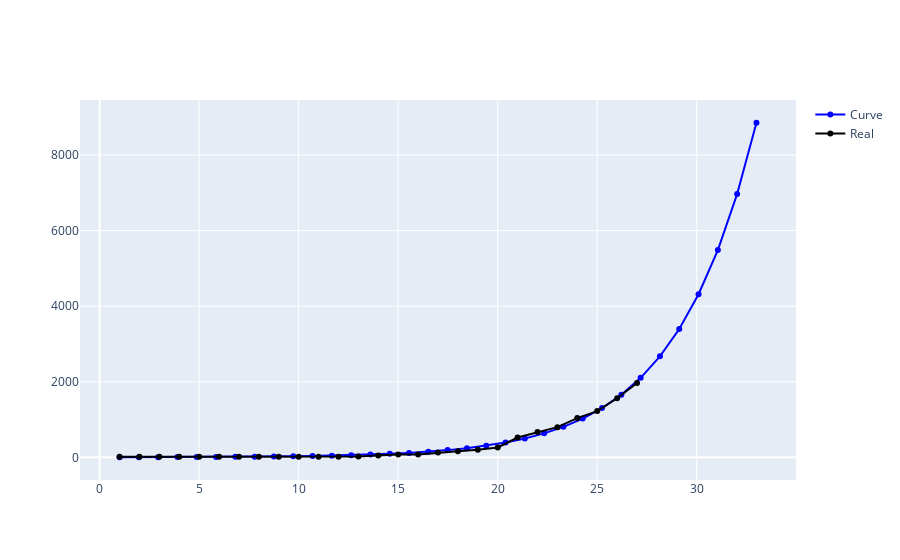

Notebook code cell kept with this figure:
### Code cell
fig = go.Figure()
fig.add_trace(
    go.Scatter(
        x=q,
        y=func(q,*popt),
        mode="markers+lines",
        name="Curve",
        line=dict(
            color="blue"
        )
    )
)

fig.add_trace(
    go.Scatter(
        x=m,
        y=l,
        mode="markers+lines",
        name="Real",
        line=dict(
            color="black"
        )
    )
)
fig.show()

### Figure 1 — Plotly figure (JSON) as saved in the notebook; plotly's stock layout.template omitted (floating-point values rounded to 4 significant figures)
{"data": [{"line": {"color": "blue"}, "mode": "markers+lines", "name": "Curve", "type": "scatter", "x": [1, 1.97, 2.939, 3.909, 4.879, 5.848, 6.818, 7.788, 8.758, 9.727, 10.7, 11.67, 12.64, 13.61, 14.58, 15.55, 16.52, 17.48, 18.45, 19.42, 20.39, 21.36, 22.33, 23.3, 24.27, 25.24, 26.21, 27.18, 28.15, 29.12, 30.09, 31.06, 32.03, 33], "y": [3.271, 4.156, 5.281, 6.71, 8.525, 10.83, 13.76, 17.49, 22.22, 28.23, 35.87, 45.58, 57.92, 73.59, 93.51, 118.8, 151.0, 191.8, 243.7, 309.7, 393.5, 500.0, 635.3, 807.2, 1026.0, 1303.0, 1656.0, 2104.0, 2673.0, 3397.0, 4316.0, 5484.0, 6968.0, 8853.0]}, {"line": {"color": "black"}, "mode": "markers+lines", "name": "Real", "type": "scatter", "x": [1, 2, 3, 4, 5, 6, 7, 8, 9, 10, 11, 12, 13, 14, 15, 16, 17, 18, 19, 20, 21, 22, 23, 24, 25, 26, 27], "y": [16, 16, 16, 16, 16, 16, 16, 16, 16, 16, 16, 18, 26, 48, 74, 79, 130, 165, 203, 262, 525, 670, 800, 1040, 1224, 1565, 1966]}], "layout": {}}
